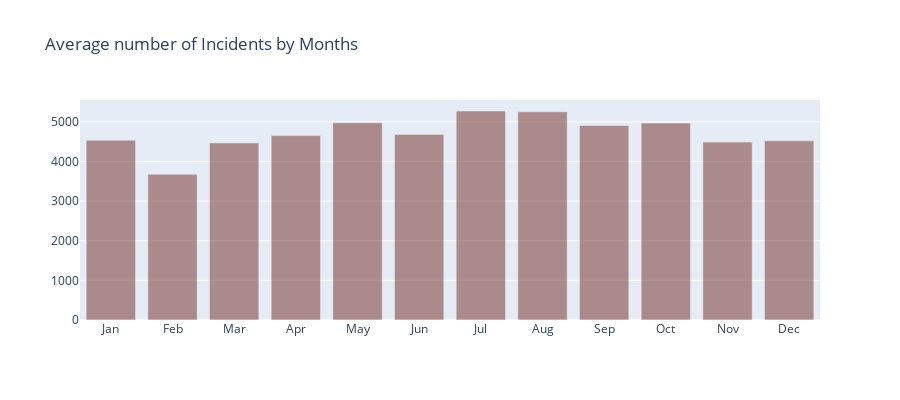

Notebook source saved alongside this figure:
### Markdown cell above
### <a id="2.2">2.2 Average number of incidents per month </a>

Obtaining the average number of incidents per month:

### Code cell
tempdf = df[df['year'].isin(['2014','2015','2016','2017'])]
tempdf1 = tempdf.groupby(['year','month']).agg({'month' : 'count'}).rename(columns={'month': 'month_count'}).reset_index()
aggregated = tempdf1.groupby(['month']).agg({'month_count' : 'mean'})
x2 = aggregated.index.tolist()
y2 = aggregated.month_count.tolist()
mapp = {}
for m,v in zip(x2, y2):
    mapp[m] = v
xn = [calendar.month_abbr[int(x)] for x in sorted(x2)]
vn = [mapp[x] for x in sorted(x2)]

trace1 = go.Bar(x=xn, y=vn, opacity=0.75, name="month", marker=dict(color='rgba(100, 20, 10, 0.6)'))
layout = dict(height=400, title='Average number of Incidents by Months', legend=dict(orientation="h"));
fig = go.Figure(data=[trace1], layout=layout)
iplot(fig, filename='stacked-bar')

### Figure 1 — Plotly figure (JSON) as saved in the notebook; plotly's stock layout.template omitted (floating-point values rounded to 4 significant figures)
{"data": [{"marker": {"color": "rgba(100, 20, 10, 0.6)"}, "name": "month", "opacity": 0.75, "type": "bar", "x": ["Jan", "Feb", "Mar", "Apr", "May", "Jun", "Jul", "Aug", "Sep", "Oct", "Nov", "Dec"], "y": [4538.0, 3676.0, 4467.0, 4653.0, 4976.0, 4681, 5273, 5253, 4907, 4967.0, 4488.0, 4521]}], "layout": {"height": 400, "legend": {"orientation": "h"}, "title": {"text": "Average number of Incidents by Months"}}}
